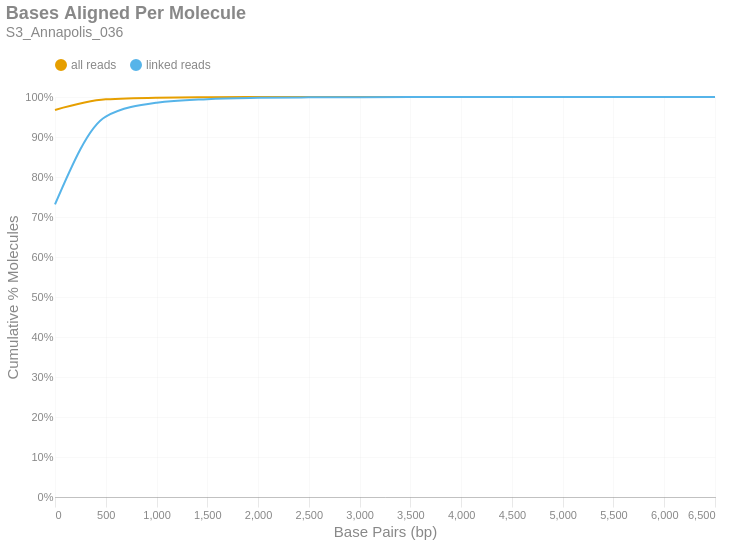

Notebook code cell kept with this figure:
### Markdown cell above
### Bases Aligned Per Molecule
This is a cumulative frequency distribution showing the number of base pairs aligned per unique molecule. These data are shown in 500 bp bins. There are two distributions: one with `all reads` (yellow) and another with only `linked reads` (blue). The percent of molecules in the `linked reads` distribution is relative to the total number of linked molecules.

### Code cell
if SKIPLR:
    print_html(f"Skipped")
else:
    binned_df = consolidated_hist(valids['aligned_bp'], mask, 500, True)
    with SafeRender(binned_df):
        (
            density_plot(binned_df, 'Bases Aligned Per Molecule', samplename, 'basesper')
            .encode(
                x=alt.X('bin:Q', title="Base Pairs (bp)").axis(tickMinStep=500).scale(padding=0),
                y=alt.Y('value:Q', title='Cumulative % Molecules')
                    .axis(format='%')
                    .scale(domain = [0,1])
                    .stack(False),
                color=alt.Color("key:N").scale(domain = ["all reads", "linked reads"]),
                tooltip = [
                    alt.Tooltip("key:N", title = "Data Type"),
                    alt.Tooltip("range_label:N", title="Bases Aligned Per Molecule"),
                    alt.Tooltip("value:Q", format = ".2%", title="% Molecules (Cum.)")
                ]
            )
        ).display()

### Figure 1 — Vega-Lite specification as saved in the notebook (floating-point values rounded to 4 significant figures)
{"width": "container", "height": 400, "config": {"title": {"anchor": "start", "dy": -15, "fontSize": 18, "color": "#888888", "subtitleColor": "#888888", "subtitleFontSize": 14}, "arc": {"fill": "#0072B2"}, "axis": {"domainColor": "#888888", "domainWidth": 0.5, "gridWidth": 0.2, "grid": false, "titleFontWeight": 400, "titleFontSize": 15, "labelFontSize": 11, "labelColor": "#888888", "tickColor": "#888888", "tickWidth": 0.2, "titleColor": "#888888"}, "axisBand": {"grid": false}, "axisX": {"grid": true, "tickSize": 10, "domainCap": "round"}, "axisY": {"domain": false, "grid": true, "tickSize": 0, "domainCap": "round"}, "background": "transparent", "header": {"labelFontSize": 15, "labelColor": "#888888", "titleFontSize": 15, "titleFontWeight": 600, "titleColor": "#888888"}, "legend": {"labelFont": "sans-serif", "labelFontSize": 12, "labelColor": "#888888", "symbolSize": 100, "symbolType": "circle", "titleFontSize": 12, "titlePadding": 10, "titleColor": "#888888", "title": null, "orient": "top"}, "range": {"category": ["#E69F00", "#56B4E9", "#009E73", "#F0E442", "#0072B2", "#D55E00", "#CC79A7", "#000000"], "diverging": ["#cfe8f3", "#a2d4ec", "#73bfe2", "#46abdb", "#1696d2", "#12719e"]}, "area": {"fill": "#0072B2", "fillOpacity": 0.7, "line": true, "strokeOpacity": 0.7}, "line": {"color": "#0072B2", "stroke": "#0072B2", "strokeWidth": 2}, "trail": {"color": "#0072B2", "stroke": "#0072B2", "strokeWidth": 0, "size": 1}, "point": {"filled": true, "fillOpacity": 1.0, "size": 95}, "text": {"color": "#888888", "fontSize": 11, "align": "right", "fontWeight": 400, "size": 11}, "bar": {"fill": "#0072B2", "stroke": null}, "view": {"stroke": null, "continuousWidth": 660, "continuousHeight": 400}}, "data": {"name": "data-dcd35cadee6afc9ba9bf5ec9aaa505d8"}, "mark": {"type": "line", "interpolate": "monotone", "point": {"opacity": 0, "size": 275}}, "encoding": {"color": {"field": "key", "scale": {"domain": ["all reads", "linked reads"]}, "type": "nominal"}, "tooltip": [{"field": "key", "title": "Data Type", "type": "nominal"}, {"field": "range_label", "title": "Bases Aligned Per Molecule", "type": "nominal"}, {"field": "value", "format": ".2%", "title": "% Molecules (Cum.)", "type": "quantitative"}], "x": {"axis": {"tickMinStep": 500}, "field": "bin", "scale": {"padding": 0}, "title": "Base Pairs (bp)", "type": "quantitative"}, "y": {"axis": {"format": "%"}, "field": "value", "scale": {"domain": [0, 1]}, "stack": false, "title": "Cumulative % Molecules", "type": "quantitative"}}, "params": [{"name": "param_c36ac31b6afebe62", "select": {"type": "point", "fields": ["key"]}, "bind": "legend"}], "title": {"text": "Bases Aligned Per Molecule", "subtitle": "S3_Annapolis_036"}, "transform": [{"fold": ["all reads (cumsum)", "linked reads (cumsum)"]}, {"calculate": "replace(datum.key, ' (cumsum)', '')", "as": "key"}, {"filter": {"param": "param_c36ac31b6afebe62"}}], "usermeta": {"embedOptions": {"downloadFileName": "S3_Annapolis_036.basesper"}}, "$schema": "https://vega.github.io/schema/vega-lite/v6.1.0.json", "datasets": {"data-dcd35cadee6afc9ba9bf5ec9aaa505d8": [{"bin": "0.0", "interval": "0.0-500.0", "all reads": 0.9675, "linked reads": 0.7316, "all reads (cumsum)": 0.9675, "linked reads (cumsum)": 0.7316, "range_label": "0-499"}, {"bin": "500.0", "interval": "500.0-1000.0", "all reads": 0.02661, "linked reads": 0.2196, "all reads (cumsum)": 0.9941, "linked reads (cumsum)": 0.9511, "range_label": "500-999"}, {"bin": "1000.0", "interval": "1000.0-1500.0", "all reads": 0.004183, "linked reads": 0.03471, "all reads (cumsum)": 0.9983, "linked reads (cumsum)": 0.9858, "range_label": "1000-1499"}, {"bin": "1500.0", "interval": "1500.0-2000.0", "all reads": 0.001064, "linked reads": 0.008834, "all reads (cumsum)": 0.9994, "linked reads (cumsum)": 0.9947, "range_label": "1500-1999"}, {"bin": "2000.0", "interval": "2000.0-2500.0", "all reads": 0.0003835, "linked reads": 0.003184, "all reads (cumsum)": 0.9997, "linked reads (cumsum)": 0.9979, "range_label": "2000-2499"}, {"bin": "2500.0", "interval": "2500.0-3000.0", "all reads": 0.000146, "linked reads": 0.001212, "all reads (cumsum)": 0.9999, "linked reads (cumsum)": 0.9991, "range_label": "2500-2999"}, {"bin": "3000.0", "interval": "3000.0-3500.0", "all reads": 6.097e-05, "linked reads": 0.0005063, "all reads (cumsum)": 0.9999, "linked reads (cumsum)": 0.9996, "range_label": "3000-3499"}, {"bin": "3500.0", "interval": "3500.0-4000.0", "all reads": 2.728e-05, "linked reads": 0.0002265, "all reads (cumsum)": 1.0, "linked reads (cumsum)": 0.9998, "range_label": "3500-3999"}, {"bin": "4000.0", "interval": "4000.0-4500.0", "all reads": 4.814e-06, "linked reads": 3.997e-05, "all reads (cumsum)": 1.0, "linked reads (cumsum)": 0.9998, "range_label": "4000-4499"}, {"bin": "4500.0", "interval": "4500.0-5000.0", "all reads": 8.023e-06, "linked reads": 6.662e-05, "all reads (cumsum)": 1.0, "linked reads (cumsum)": 0.9999, "range_label": "4500-4999"}, {"bin": "5000.0", "interval": "5000.0-5500.0", "all reads": 8.023e-06, "linked reads": 6.662e-05, "all reads (cumsum)": 1.0, "linked reads (cumsum)": 1.0, "range_label": "5000-5499"}, {"bin": "5500.0", "interval": "5500.0-6000.0", "all reads": 0.0, "linked reads": 0.0, "all reads (cumsum)": 1.0, "linked reads (cumsum)": 1.0, "range_label": "5500-5999"}, {"bin": "6000.0", "interval": "6000.0-6500.0", "all reads": 1.605e-06, "linked reads": 1.332e-05, "all reads (cumsum)": 1.0, "linked reads (cumsum)": 1.0, "range_label": "6000-6499"}, {"bin": "6500.0", "interval": "6500.0-7000.0", "all reads": 1.605e-06, "linked reads": 1.332e-05, "all reads (cumsum)": 1.0, "linked reads (cumsum)": 1.0, "range_label": "6500-6999"}]}}
